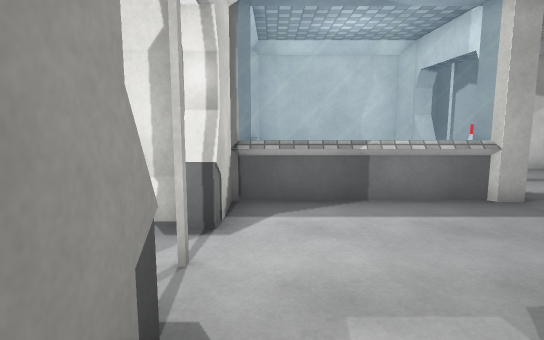
view 1 (above)

16 first-person views from a walk through a 3-D level made in the Unity game engine. The camera is 1.5 m above the floor, tilts 8° down and sees 75° across. Doors are open. The floor is counted in squares, 1 m on a side. Each view is taken from the middle of a square. On the plan, view 1 faces up. The plan holds only what a view shows up to about 16 squares ahead; the rest is blank. The place goes on beyond the plan. The player is left out. Surface patterns are stand-ins for the level's own textures.

view 2
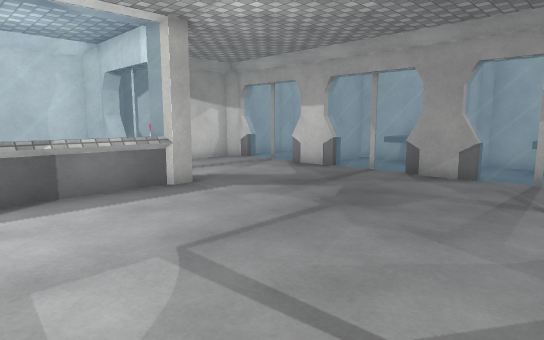

view 3
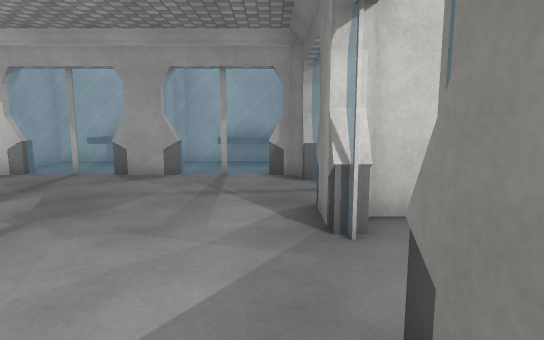

view 4
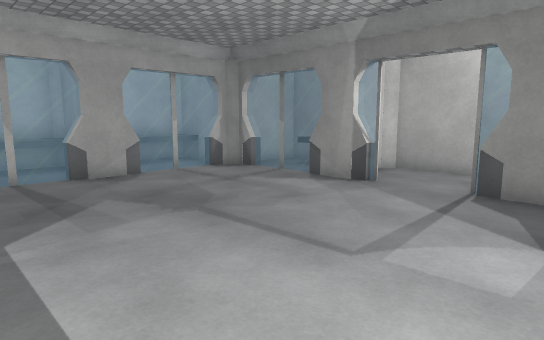

view 5
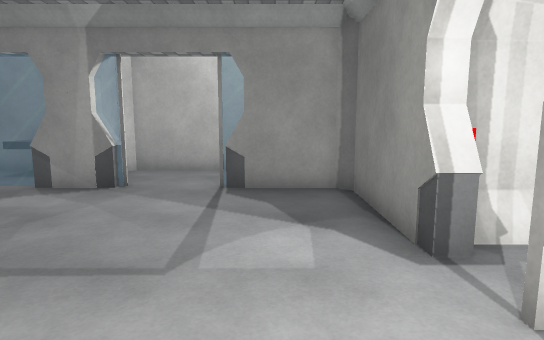

view 6
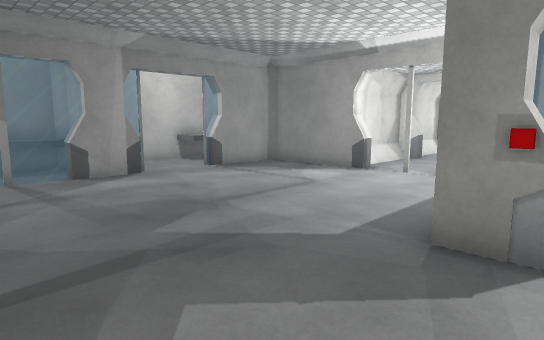

view 7
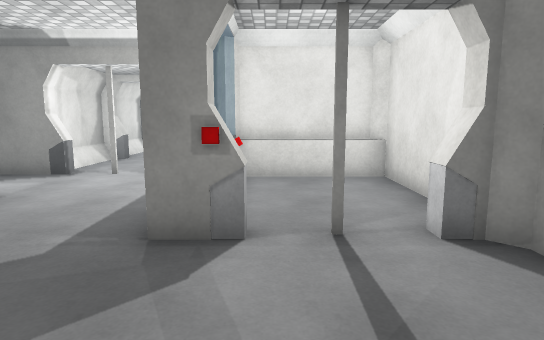

view 8
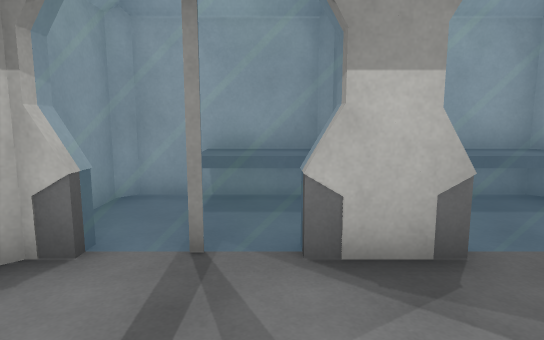

view 9
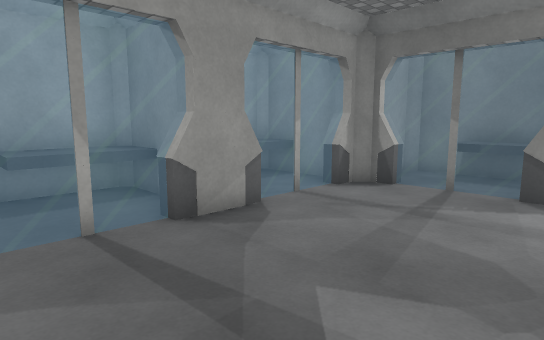

view 10
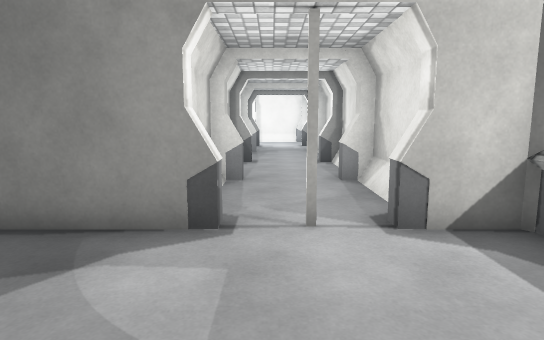

view 11
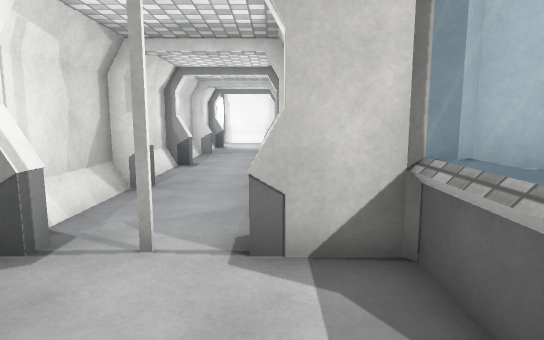

view 12
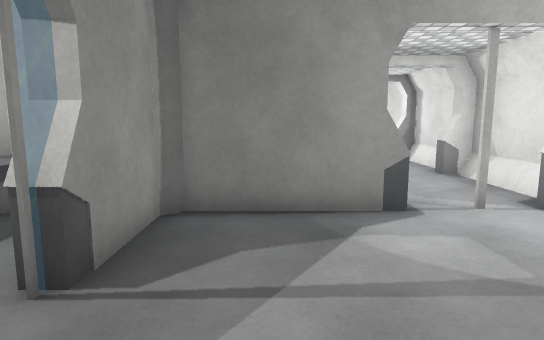

view 13
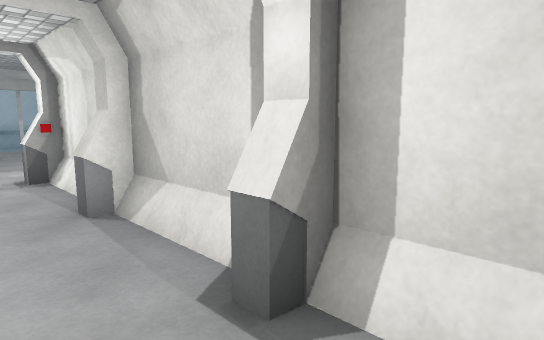

view 14
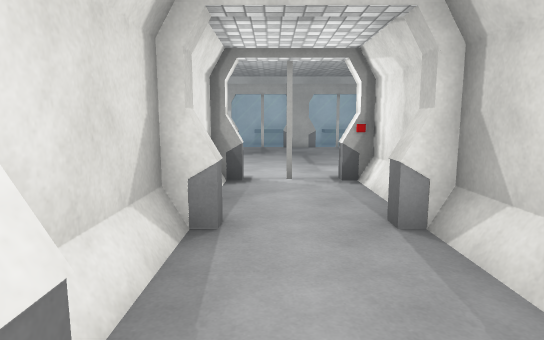

view 15
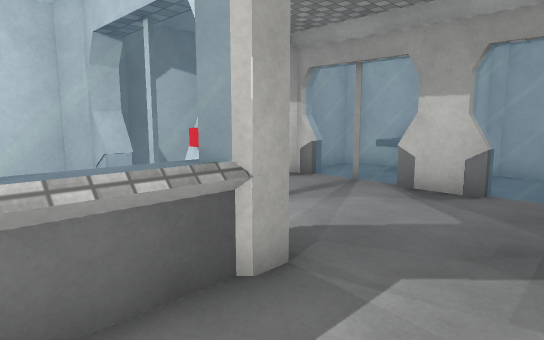

view 16
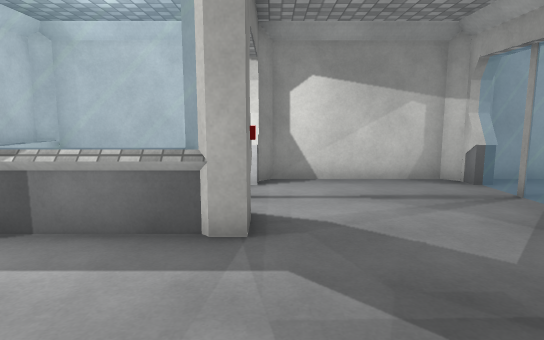

### Floor plan
Key: @ floor where view 1 was taken; # wall or solid block; . floor; D open door; = window, fence, low wall or low ledge; ^ raised ledge; O other object.
Columns run from 11 left of view 1 to 13 right of it. Each row starts with its distance up from view 1.
 11           #####O#####O###
 10           #=...OO....O..#
  9           #=...D#....=.^#
  8           #=...OO....=.^=
  7           #O===OO...OO#^#
  6 ##########D.........OO..#
  5   O===O===OO.........=.^#
  4 ..O...O...D..........=.^=
  3 ..O...O...D.........OO#^#
  2 ##########OO........OO ##
  1 ###########..........=.^#
  0           #@.........=.^=
 -1           #..O..OO..OO.^#
 -2           ###O.=OO==O##^#
 -3           # .....#...#
 -4           #^^^...#^^.#
 -5            ###########

Where each view was taken, in squares from view 1:
view 1: 0 up, 0 right, facing up
view 2: 1 down, 0 right, facing up-right
view 3: 1 down, 0 right, facing right
view 4: 6 up, 0 right, facing down-right
view 5: 6 up, 1 right, facing down
view 6: 8 up, 9 right, facing down-left
view 7: 8 up, 9 right, facing left
view 8: 8 up, 6 right, facing right
view 9: 6 up, 5 right, facing down-right
view 10: 3 up, 4 right, facing left
view 11: 5 up, 3 right, facing left
view 12: 0 up, 5 right, facing left
view 13: 4 up, 11 left, facing down-right
view 14: 4 up, 10 left, facing right
view 15: 4 up, 2 right, facing up-right
view 16: 2 up, 5 right, facing up
